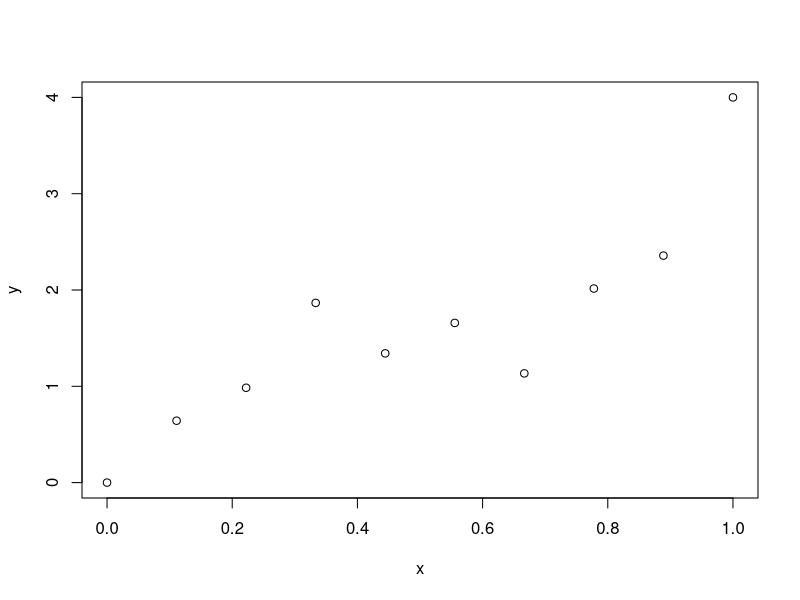
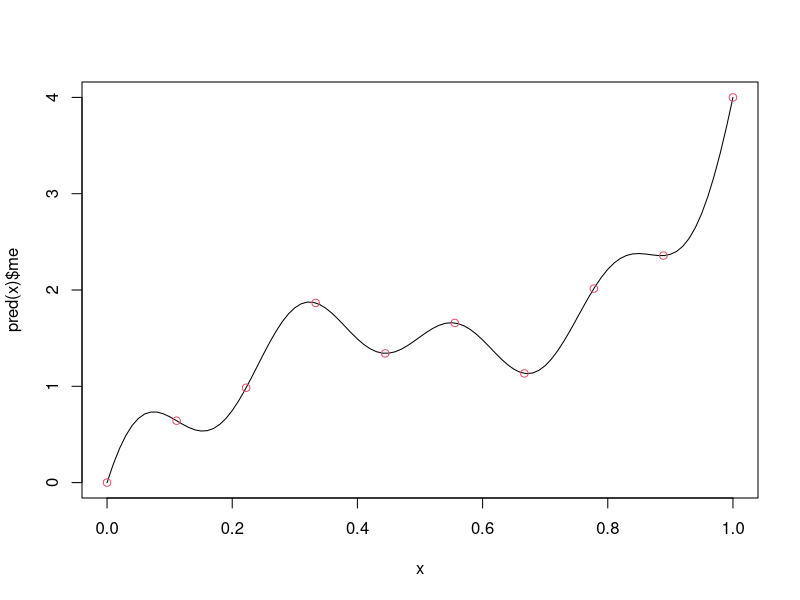
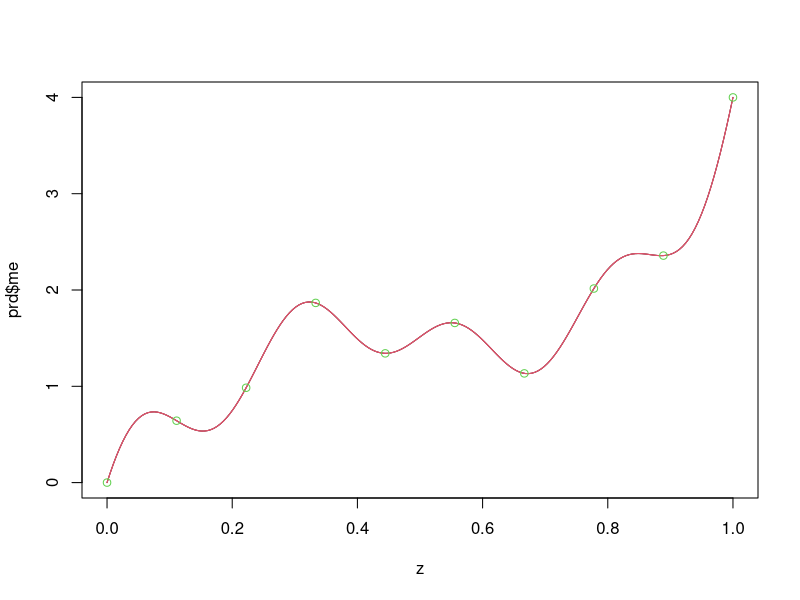

Write the R code that produced these figures, in order.
x <- seq(0,1,length.out = 10)
y <- sin(2*pi*x)+floor(4*x)
plot(x,y)

gauss_cor <- function(a, b, th=.05) {
  exp(-(a-b)^2 / th)
}

gauss_cor_mat <- function(x, x2=x) {#browser()
  outer(x,x2, gauss_cor)
}

pred <- function(xx, nug=1e-6) {#browser()
  #covmat <- gauss_cor(c(x, xx))
  kx <- gauss_cor_mat(x) + diag(nug,(length(x)))
  kxx <- gauss_cor_mat(xx)
  kx.xx <- gauss_cor_mat(xx, x)
  
  mn = kx.xx %*% solve(kx, y)
  se <- 1 * diag(kxx - kx.xx %*% solve(kx, t(kx.xx)))
  list(mean=mn, se=se)
}
pred(.5)
curve(pred(x)$me, 0, 1)
points(x,y,col=2)

z <- seq(0,1,length.out = 200)
prd <- pred(z)
plot(z,prd$me, type='l')
points(z,prd$me + prd$se, col=2, type='l')
points(z,prd$me - prd$se, col=2, type='l')
points(x,y,col=3)
